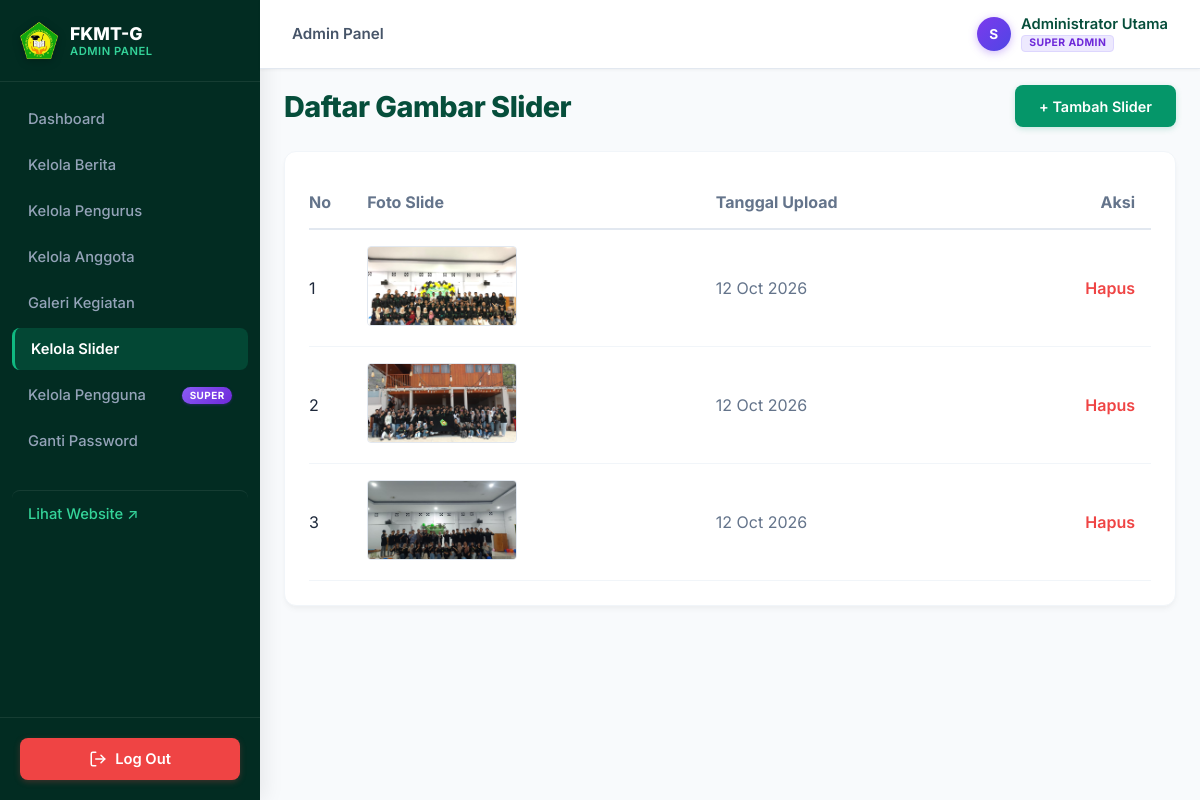
The app's page /admin/slider (signed in) with its own data.
### tables this page shows
CREATE TABLE `slider` (
  `id` int(11) NOT NULL AUTO_INCREMENT,
  `foto` varchar(255) NOT NULL,
  `created_at` timestamp NULL DEFAULT current_timestamp(),
  PRIMARY KEY (`id`)
);

### app/Controllers/AdminController.php (called while the page is built, shortened)
<?php
class AdminController {
    public function slider() {
        require_once __DIR__ . '/../../app/Models/Slider.php';
        $sliderModel = new \app\Models\Slider();
        $sliders = $sliderModel->readAll();
        require_once __DIR__ . '/../../views/admin/slider_index.php';
    }
}

### public/index.php (called while the page is built, shortened)
<?php
spl_autoload_register(function ($class) {
    $file = __DIR__ . '/../' . str_replace('\\', '/', $class) . '.php';
});
$rawUri = parse_url($_SERVER['REQUEST_URI'], PHP_URL_PATH);
$uri = '/' . trim(preg_replace('#/+#', '/', $rawUri), '/');
require_once __DIR__ . '/../routes/web.php';

### app/Config/Env.php (called while the page is built, shortened)
<?php
class Env {
    public static function load($path = null) {
        if ($path === null) {
            $path = dirname(__DIR__, 2) . '/.env';
        }
        if (!file_exists($path)) {
            return false;
        }
        return true;
    }
    public static function get($key, $default = null) {
        $value = getenv($key);
        if (is_string($value)) {
            $lower = strtolower($value);
            if ($lower === 'false') return false;
        }
        return $value;
    }
}

### app/Models/Slider.php (called while the page is built, shortened)
<?php
class Slider {
    private $conn;
    private $table_name = "slider";
    public function __construct() {
        $database = new Database();
        $this->conn = $database->getConnection();
    }
    public function readAll() {
        $query = "SELECT * FROM " . $this->table_name . " ORDER BY created_at DESC";
        $stmt = $this->conn->prepare($query);
        $stmt->execute();
        return $stmt->fetchAll(PDO::FETCH_ASSOC);
    }
}

### app/Config/Database.php (called while the page is built, shortened)
<?php
class Database {
    private $host;
    private $port;
    private $db_name;
    private $username;
    private $password;
    public $conn;
    public function __construct() {
        $this->host = Env::get('DB_HOST', '127.0.0.1');
        $this->port = Env::get('DB_PORT', '3306');
        $this->db_name = Env::get('DB_NAME', 'fkmtg_db');
        $this->username = Env::get('DB_USER', 'root');
        $this->password = Env::get('DB_PASS', '');
    }
    public function getConnection() {
        try {
            $dsn = "mysql:host=" . $this->host . ";port=" . $this->port . ";dbname=" . $this->db_name . ";charset=utf8mb4";
            $this->conn = new PDO($dsn, $this->username, $this->password);
            $this->conn->setAttribute(PDO::ATTR_ERRMODE, PDO::ERRMODE_EXCEPTION);
            $this->conn->setAttribute(PDO::ATTR_DEFAULT_FETCH_MODE, PDO::FETCH_ASSOC);
        } catch(PDOException $exception) {
            error_log('Koneksi database gagal: ' . $exception->getMessage());
            self::renderConnectionError($exception);
        }
        return $this->conn;
    }
}

### app/Config/Csrf.php (called while the page is built, shortened)
<?php
class Csrf {
    public static function token() {
        return $_SESSION[self::FIELD];
    }
    public static function field() {
        return '<input type="hidden" name="' . self::FIELD . '" value="' . htmlspecialchars(self::token(), ENT_QUOTES) . '">';
    }
    public static function injectIntoForms($html) {
        $field = self::field();
        return preg_replace_callback(
            '/<form\b[^>]*\bmethod\s*=\s*["\']?post["\']?[^>]*>/i',
            function ($m) use ($field) {
                return $m[0] . $field;
            },
            (string)$html
        );
    }
}

### views/admin/slider_index.php (the view, shortened to what this page needs)
<div style="display: flex; justify-content: space-between; align-items: center; margin-bottom: 1.5rem;">
    <h1 class="page-title" style="margin-bottom:0;">Daftar Gambar Slider</h1>
    <a href="/admin/slider/tambah" class="btn-primary" style="padding: 0.8rem 1.5rem; font-size: 0.9rem;">+ Tambah Slider</a>
</div>
<div class="card">
    <table style="width: 100%; border-collapse: collapse; text-align: left;">
        <thead>
            <tr style="border-bottom: 2px solid #E2E8F0; color: #64748B;">
                <th style="padding: 1rem 0;">No</th>
                <th style="padding: 1rem;">Foto Slide</th>
                <th style="padding: 1rem;">Tanggal Upload</th>
                <th style="padding: 1rem; text-align: right;">Aksi</th>
            </tr>
        </thead>
        <tbody>
            <?php if(empty($sliders)): ?>
                <tr>
                    <td colspan="4" style="text-align:center; padding: 2rem;">Belum ada foto slider.</td>
                </tr>
            <?php else: ?>
                <?php $no = 1; foreach($sliders as $s): ?>
                <tr style="border-bottom: 1px solid #F1F5F9;">
                    <td style="padding: 1rem 0;"><?= $no++ ?></td>
                    <td style="padding: 1rem;">
                        <img src="/assets/images/slider/<?= htmlspecialchars($s['foto']) ?>" alt="Slider" style="width: 150px; height: 80px; object-fit: cover; border-radius: 4px; border: 1px solid #E2E8F0;">
                    </td>
                    <td style="padding: 1rem; color: #64748B;"><?= date('d M Y', strtotime($s['created_at'])) ?></td>
                    <td style="padding: 1rem; text-align: right;">
                        <a href="/admin/slider/hapus/<?= $s['id'] ?>" class="btn-delete" style="color: #EF4444; text-decoration: none; font-weight:600;">Hapus</a>
                    </td>
                </tr>
                <?php endforeach; ?>
            <?php endif; ?>
        </tbody>
    </table>
</div>
<?php $content = ob_get_clean(); ?>
<?php require_once __DIR__ . '/../layouts/master_admin.php'; ?>

### routes/web.php (shortened to what this page needs)
<?php
$publik = new PublikController();
$admin = new AdminController();
$auth = new AuthController();
$isPost = ($_SERVER['REQUEST_METHOD'] === 'POST');
if ($uri === '/' || $uri === '/index.php') {
    $publik->beranda();
} elseif ($uri === '/tentang') {
    $publik->tentang();
} elseif ($uri === '/pengurus') {
    $publik->pengurus();
} elseif ($uri === '/berita') {
    $publik->berita();
} elseif (preg_match('#^/berita/(?:detail/)?([a-zA-Z0-9_-]+)$#', $uri, $matches)) {
    $publik->beritaDetail($matches[1]);
} elseif ($uri === '/galeri') {
    $publik->galeri();
} elseif ($uri === '/login') {
    $auth->login();
} elseif ($uri === '/logout') {
    $auth->logout();
}
elseif ($uri === '/admin' || strpos($uri, '/admin/') === 0) {
    if ($uri === '/admin') {
        $admin->dashboard();
    } elseif ($uri === '/admin/berita') {
        $admin->berita();
    } elseif ($uri === '/admin/berita/tambah') {
        if ($isPost) {
            $admin->beritaSimpan();
        } else {
            $admin->beritaTambah();
        }
    } elseif (preg_match('#^/admin/berita/hapus/(\d+)$#', $uri, $matches)) {
        requirePost('/admin/berita');
        $admin->beritaHapus($matches[1]);
    } elseif (preg_match('#^/admin/berita/edit/(\d+)$#', $uri, $matches)) {
        $admin->beritaEdit($matches[1]);
    } elseif (preg_match('#^/admin/berita/update/(\d+)$#', $uri, $matches)) {
        requirePost('/admin/berita');
        $admin->beritaUpdate($matches[1]);
    } elseif ($uri === '/admin/pengurus') {
        $admin->pengurus();
    } elseif ($uri === '/admin/pengurus/tambah') {
        if ($isPost) {
            $admin->pengurusSimpan();
        } else {
            $admin->pengurusTambah();
        }
    } elseif (preg_match('#^/admin/pengurus/hapus/(\d+)$#', $uri, $matches)) {
        requirePost('/admin/pengurus');
        $admin->pengurusHapus($matches[1]);
    } elseif (preg_match('#^/admin/pengurus/edit/(\d+)$#', $uri, $matches)) {
        $admin->pengurusEdit($matches[1]);
    } elseif (preg_match('#^/admin/pengurus/update/(\d+)$#', $uri, $matches)) {
        requirePost('/admin/pengurus');
        $admin->pengurusUpdate($matches[1]);
    } elseif ($uri === '/admin/galeri') {
        $admin->galeri();
    } elseif ($uri === '/admin/galeri/tambah') {
        if ($isPost) {
            $admin->galeriSimpan();
        } else {
            $admin->galeriTambah();
        }
    } elseif (preg_match('#^/admin/galeri/hapus/(\d+)$#', $uri, $matches)) {
        requirePost('/admin/galeri');
        $admin->galeriHapus($matches[1]);
    } elseif ($uri === '/admin/anggota') {
        $admin->anggota();
    } elseif ($uri === '/admin/anggota/export') {
        $admin->anggotaExport();
    } elseif ($uri === '/admin/anggota/template') {
        $admin->anggotaTemplate();
    } elseif ($uri === '/admin/anggota/import') {
        if ($isPost) {
            $admin->anggotaImportProses();
        } else {
            $admin->anggotaImportForm();
        }
    } elseif ($uri === '/admin/anggota/tambah') {
        if ($isPost) {
            $admin->anggotaSimpan();
        } else {
            $admin->anggotaTambah();
        }
    } elseif (preg_match('#^/admin/anggota/hapus/(\d+)$#', $uri, $matches)) {
        requirePost('/admin/anggota');
        $admin->anggotaHapus($matches[1]);
    } elseif (preg_match('#^/admin/anggota/edit/(\d+)$#', $uri, $matches)) {
        $admin->anggotaEdit($matches[1]);
    } elseif (preg_match('#^/admin/anggota/update/(\d+)$#', $uri, $matches)) {
        requirePost('/admin/anggota');
        $admin->anggotaUpdate($matches[1]);
    } elseif ($uri === '/admin/slider') {
        $admin->slider();
    } elseif ($uri === '/admin/slider/tambah') {
        if ($isPost) {
            $admin->sliderSimpan();
        } else {
            $admin->sliderTambah();
        }
    } elseif (preg_match('#^/admin/slider/hapus/(\d+)$#', $uri, $matches)) {
        requirePost('/admin/slider');
        $admin->sliderHapus($matches[1]);
    } elseif ($uri === '/admin/users') {
        $admin->users();
    } elseif ($uri === '/admin/users/tambah') {
        if ($isPost) {
            $admin->usersSimpan();
        } else {
            $admin->usersTambah();
        }
    } elseif (preg_match('#^/admin/users/hapus/(\d+)$#', $uri, $matches)) {
        requirePost('/admin/users');
        $admin->usersHapus($matches[1]);
    } elseif (preg_match('#^/admin/users/edit/(\d+)$#', $uri, $matches)) {
        $admin->usersEdit($matches[1]);
    } elseif (preg_match('#^/admin/users/update/(\d+)$#', $uri, $matches)) {
        requirePost('/admin/users');
        $admin->usersUpdate($matches[1]);
    } elseif ($uri === '/admin/password') {
        if ($isPost) {
            $admin->passwordUpdate();
        } else {
            $admin->passwordForm();
        }
    } else {
        http_response_code(404);
        require_once __DIR__ . '/../views/errors/404_admin.php';
    }
}
else {
    http_response_code(404);
    require_once __DIR__ . '/../views/errors/404.php';
}

### views/layouts/master_admin.php (shortened to what this page needs)
<!DOCTYPE html>
<html lang="id">
<head>
    <link rel="stylesheet" href="/assets/css/admin.css?v=<?= @filemtime(__DIR__ . '/../../public/assets/css/admin.css') ?: '1' ?>">
</head>
<body>
    <aside class="sidebar" id="adminSidebar">
        <div class="sidebar-header">
            <div class="sidebar-brand">
                <img src="/assets/images/logo.png" alt="Logo FKMT-G" class="sidebar-logo">
                <div>
                    <div class="sidebar-brand-title">FKMT-G</div>
                    <div class="sidebar-brand-sub">Admin Panel</div>
                </div>
            </div>
        </div>
        <nav class="sidebar-nav">
            <a href="/admin" class="<?= ($uri ?? '') === '/admin' ? 'active' : '' ?>">Dashboard</a>
            <a href="/admin/berita" class="<?= strpos($uri ?? '', '/admin/berita') === 0 ? 'active' : '' ?>">Kelola Berita</a>
            <a href="/admin/pengurus" class="<?= strpos($uri ?? '', '/admin/pengurus') === 0 ? 'active' : '' ?>">Kelola Pengurus</a>
            <a href="/admin/anggota" class="<?= strpos($uri ?? '', '/admin/anggota') === 0 ? 'active' : '' ?>">Kelola Anggota</a>
            <a href="/admin/galeri" class="<?= strpos($uri ?? '', '/admin/galeri') === 0 ? 'active' : '' ?>">Galeri Kegiatan</a>
            <a href="/admin/slider" class="<?= strpos($uri ?? '', '/admin/slider') === 0 ? 'active' : '' ?>">Kelola Slider</a>
            <?php if (($_SESSION['admin_role'] ?? '') === 'super_admin'): ?>
            <a href="/admin/users" class="<?= strpos($uri ?? '', '/admin/users') === 0 ? 'active' : '' ?>" style="display: flex; align-items: center; justify-content: space-between;">
                <span>Kelola Pengguna</span>
                <span class="nav-badge-super">Super</span>
            </a>
            <?php endif; ?>
            <a href="/admin/password" class="<?= ($uri ?? '') === '/admin/password' ? 'active' : '' ?>">Ganti Password</a>
            <a href="/" target="_blank" class="sidebar-link-external">Lihat Website &nearr;</a>
        </nav>
        <div class="sidebar-footer">
            <a href="/logout" id="logoutBtn" class="btn-logout">
                <span>Log Out</span>
            </a>
        </div>
    </aside>
    <main class="main-content">
        <header class="topbar">
            <div class="topbar-left">
                <div class="breadcrumb desktop-only">Admin Panel</div>
            </div>
            <div class="user-profile">
                <div class="user-avatar-badge <?= ($_SESSION['admin_role'] ?? '') === 'super_admin' ? 'avatar-super' : '' ?>">
                    <?= strtoupper(mb_substr($_SESSION['admin_username'] ?? 'A', 0, 1)) ?>
                </div>
                <div class="user-info-group">
                    <span class="user-name-text"><?= htmlspecialchars($_SESSION['admin_nama'] ?? $_SESSION['admin_username'] ?? 'Administrator') ?></span>
                    <?php if (($_SESSION['admin_role'] ?? '') === 'super_admin'): ?>
                        <span class="badge-role-super">Super Admin</span>
                    <?php else: ?>
                        <span class="badge-role-admin">Admin</span>
                    <?php endif; ?>
                </div>
            </div>
        </header>
        <div class="content-wrapper">
            <?= \app\Config\Csrf::injectIntoForms($content ?? '') ?>
        </div>
    </main>
</body>
</html>

### records on screen
slider: foto (picture), created_at "12 Oct 2026"
slider: foto (picture), created_at "12 Oct 2026"
slider: foto (picture), created_at "12 Oct 2026"

### other values on screen
mb_substr($_SESSION['admin_username'] ?? 'A', 0, 1) "S"
$_SESSION['admin_nama'] "Administrator Utama"
